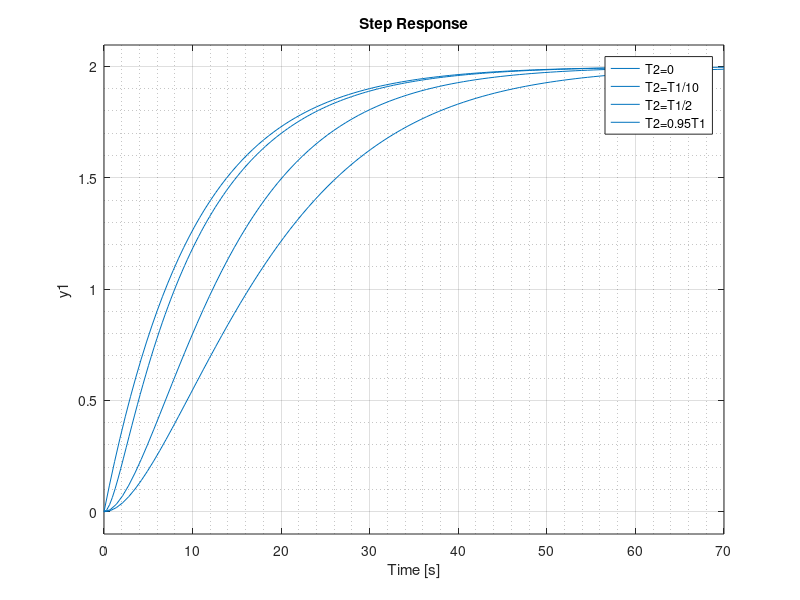
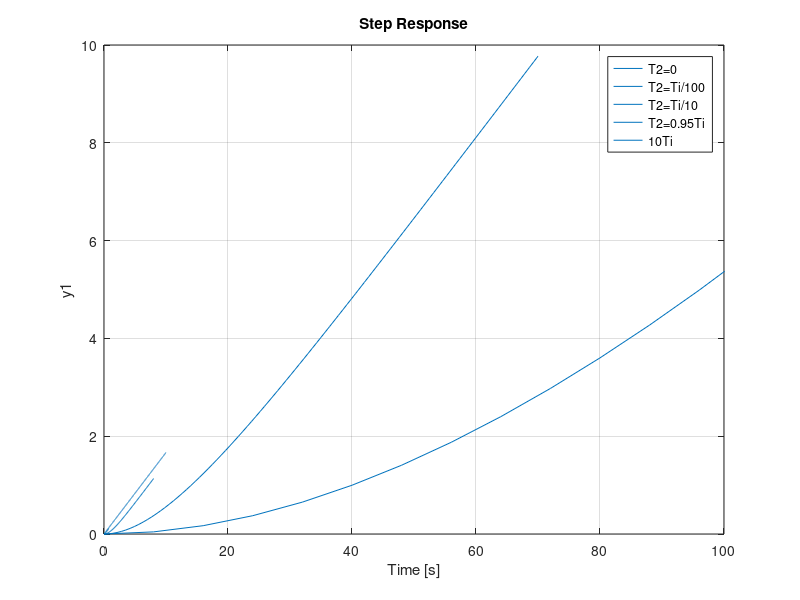
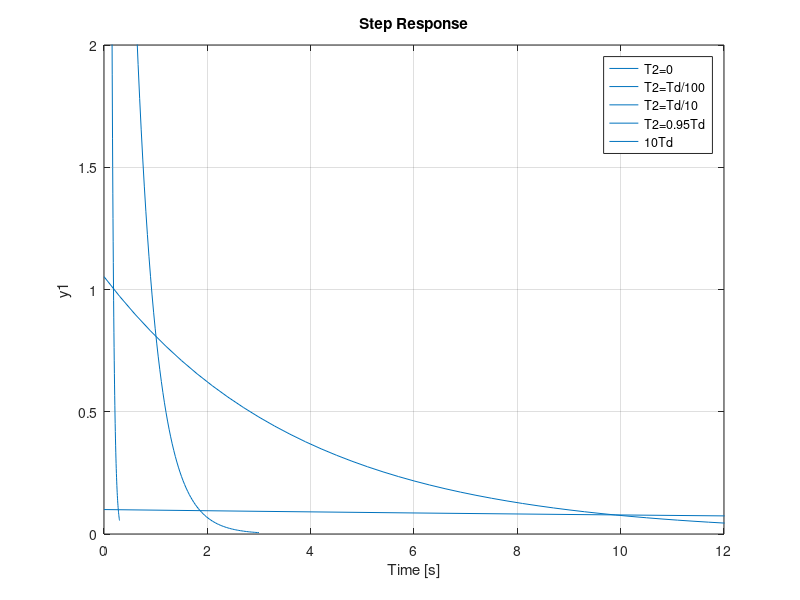
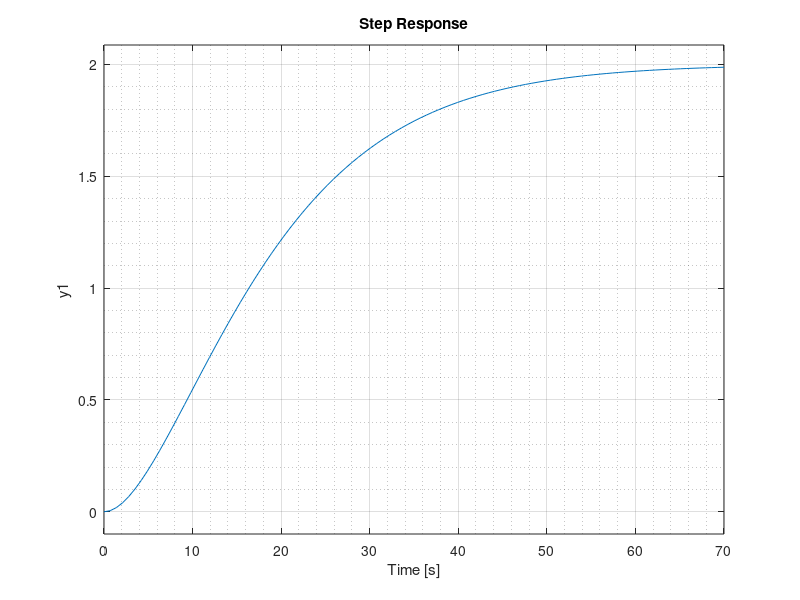

Here is the MATLAB script that generated these plots, in order: (Note: this script raises an error after producing the figures.)
s=tf('s');

K = 2;

T1 = 10;
T2 = [0, T1/10, T1/2, 0.95*T1];

for i=1:4
        figure(1);
        grid minor;
    
    k1 = K/((T1*s + 1)*(T2(i)*s + 1));
    step(k1);
    
    hold on;
    legend('T2=0', 'T2=T1/10', 'T2=T1/2', 'T2=0.95T1');
    
end


Ti = 12;
T2 = [0, Ti/100, Ti/10, 0.95*Ti, 10*Ti];

for i=1:5
    figure(2)
    grid minor;
    
    k2 = K/(Ti*s*(T2(i)*s + 1));
    step(k2);
    
    hold on;
    axis([0 100  0   10]);
    legend('T2=0', 'T2=Ti/100', 'T2=Ti/10', 'T2=0.95Ti', '10Ti');
end


Td = 4;
T2 = [0.00001, Td/100, Td/10, 0.95*Td, 10*Td];

for i=1:5
   figure(3)
   grid minor;
   
   k3 = (Td*s)/(T2(i)*s + 1);
   step(k3);
   
   hold on;
   axis([0 12  0   2]);
   legend('T2=0', 'T2=Td/100', 'T2=Td/10', 'T2=0.95Td', '10Td');
    
end

figure(4)
grid minor;
    
    T2 = 0.95 * T1;
   
    k1 = K/((T1*s + 1)*(T2*s + 1));
    hold on;
    step(k1);
    
    
    t0=1.71;
    t=31.6;
    t3 = t-t0;
    
    KUPF=K/(t3*s + 1)*exp(-s*t0);
    step(KUPF);
    
    legend('Model badany', 'Model Küpfmüllera');
    set(gca, 'FontSize',14);
